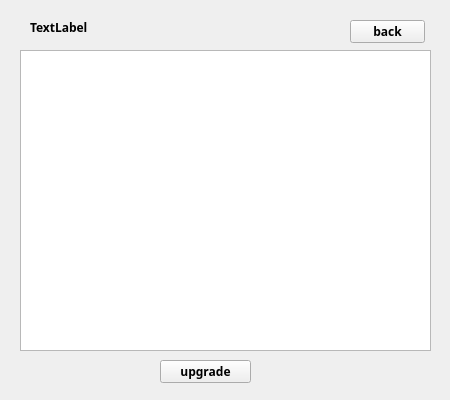
<?xml version="1.0" encoding="UTF-8"?>
<ui version="4.0">
 <class>SellerWindow</class>
 <widget class="QWidget" name="SellerWindow">
  <property name="geometry">
   <rect>
    <x>0</x>
    <y>0</y>
    <width>450</width>
    <height>400</height>
   </rect>
  </property>
  <property name="windowTitle">
   <string>Form</string>
  </property>
  <widget class="QTableView" name="tvmenu">
   <property name="geometry">
    <rect>
     <x>20</x>
     <y>50</y>
     <width>411</width>
     <height>301</height>
    </rect>
   </property>
   <property name="font">
    <font>
     <family>微软雅黑</family>
     <weight>75</weight>
     <bold>true</bold>
    </font>
   </property>
  </widget>
  <widget class="QPushButton" name="pbupgrade">
   <property name="geometry">
    <rect>
     <x>160</x>
     <y>360</y>
     <width>91</width>
     <height>23</height>
    </rect>
   </property>
   <property name="font">
    <font>
     <family>微软雅黑</family>
     <weight>75</weight>
     <bold>true</bold>
    </font>
   </property>
   <property name="text">
    <string>upgrade</string>
   </property>
  </widget>
  <widget class="QLabel" name="lname">
   <property name="geometry">
    <rect>
     <x>30</x>
     <y>12</y>
     <width>71</width>
     <height>31</height>
    </rect>
   </property>
   <property name="font">
    <font>
     <family>微软雅黑</family>
     <pointsize>9</pointsize>
     <weight>75</weight>
     <bold>true</bold>
    </font>
   </property>
   <property name="text">
    <string>TextLabel</string>
   </property>
  </widget>
  <widget class="QPushButton" name="pbback">
   <property name="geometry">
    <rect>
     <x>350</x>
     <y>20</y>
     <width>75</width>
     <height>23</height>
    </rect>
   </property>
   <property name="font">
    <font>
     <family>微软雅黑</family>
     <weight>75</weight>
     <bold>true</bold>
    </font>
   </property>
   <property name="text">
    <string>back</string>
   </property>
  </widget>
 </widget>
 <resources/>
 <connections/>
</ui>
